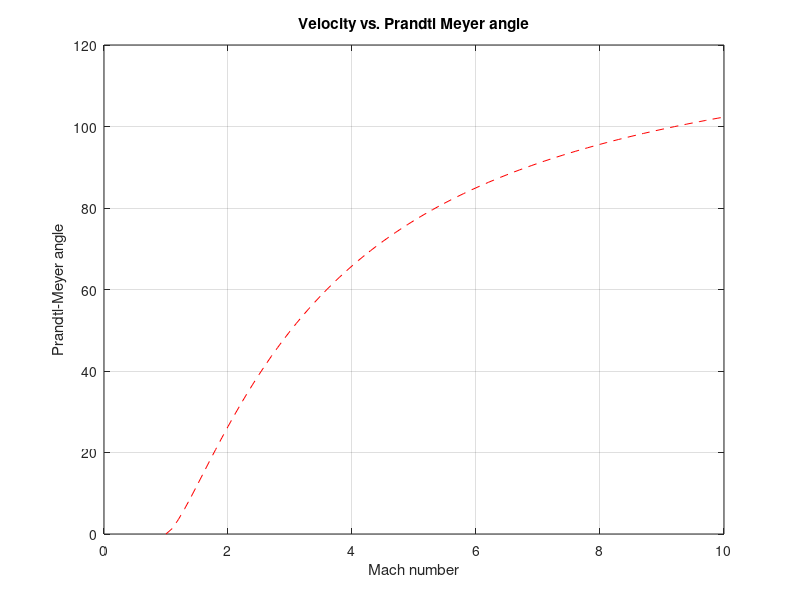

MATLAB code for this plot:
gamma = 1.4
M = 1:0.1:10

gammaratio = sqrt((gamma+1)/(gamma-1))
machsquared = sqrt(M.^2-1)

v = gammaratio*atand(gammaratio.^-1*machsquared)-atand(machsquared)

plot(M, v, 'r--')
xlabel('Mach number')
ylabel('Prandtl-Meyer angle');
title('Velocity vs. Prandtl Meyer angle');
grid on;
